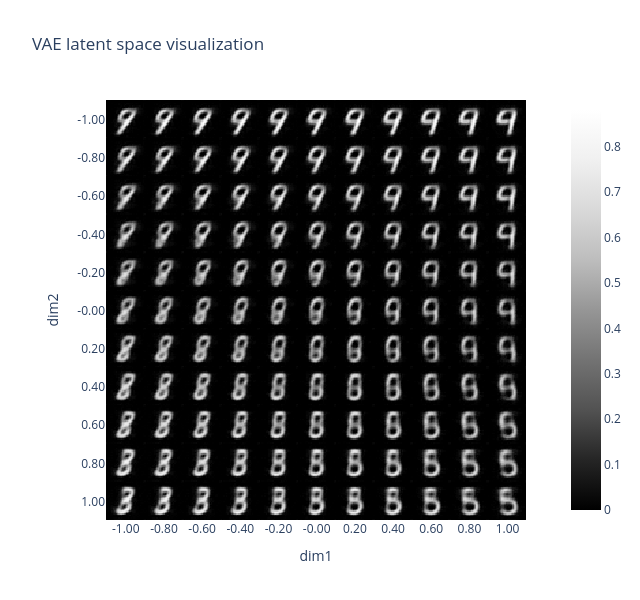

Source (notebook cell):
### Code cell
grid_latent = create_grid_of_latents(vae, interpolation_range=(-1, 1))
output = vae.decoder(grid_latent)
utils.visualise_output(output, grid_latent, title="VAE latent space visualization")

### Figure 1 — Plotly figure (JSON) as saved in the notebook; plotly's stock layout.template omitted (floating-point values rounded to 4 significant figures; data arrays with more than 128 entries replaced by an {"elided": "..."} marker saying what was removed)
{"data": [{"coloraxis": "coloraxis", "hovertemplate": "x: %{x}<br>y: %{y}<br>color: %{z}<extra></extra>", "name": "0", "type": "heatmap", "xaxis": "x", "yaxis": "y", "z": {"elided": "308x308 float values"}}], "layout": {"coloraxis": {"colorscale": [[0, "rgb(0,0,0)"], [0.125, "rgb(37,37,37)"], [0.25, "rgb(82,82,82)"], [0.375, "rgb(115,115,115)"], [0.5, "rgb(150,150,150)"], [0.625, "rgb(189,189,189)"], [0.75, "rgb(217,217,217)"], [0.875, "rgb(240,240,240)"], [1, "rgb(255,255,255)"]]}, "height": 600, "title": {"text": "VAE latent space visualization"}, "width": 640, "xaxis": {"anchor": "y", "constrain": "domain", "domain": [0, 1], "scaleanchor": "y", "tickmode": "array", "ticktext": ["-1.00", "-0.80", "-0.60", "-0.40", "-0.20", "-0.00", "0.20", "0.40", "0.60", "0.80", "1.00"], "tickvals": [14, 42, 70, 98, 126, 154, 182, 210, 238, 266, 294], "title": {"text": "dim1"}}, "yaxis": {"anchor": "x", "autorange": "reversed", "constrain": "domain", "domain": [0, 1], "tickmode": "array", "ticktext": ["-1.00", "-0.80", "-0.60", "-0.40", "-0.20", "-0.00", "0.20", "0.40", "0.60", "0.80", "1.00"], "tickvals": [14, 42, 70, 98, 126, 154, 182, 210, 238, 266, 294], "title": {"text": "dim2"}}}}
